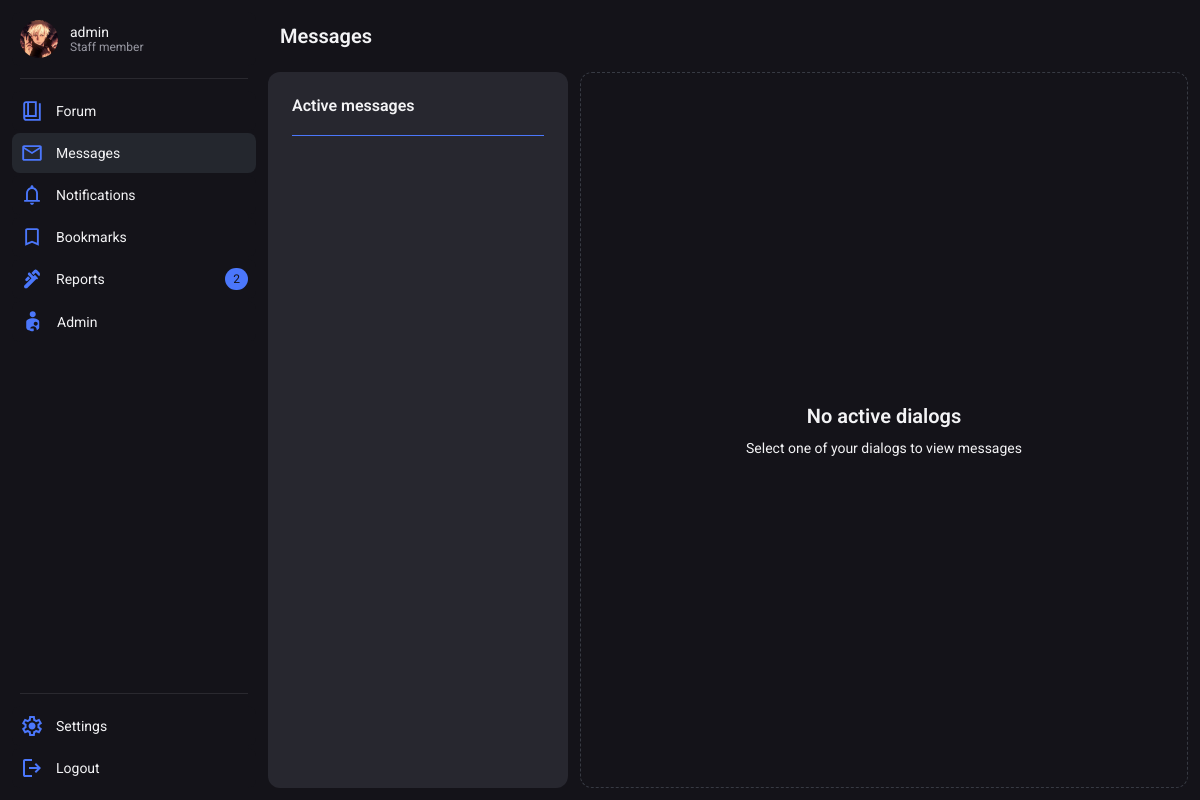
Before: /message/ (signed in) with the older database file.
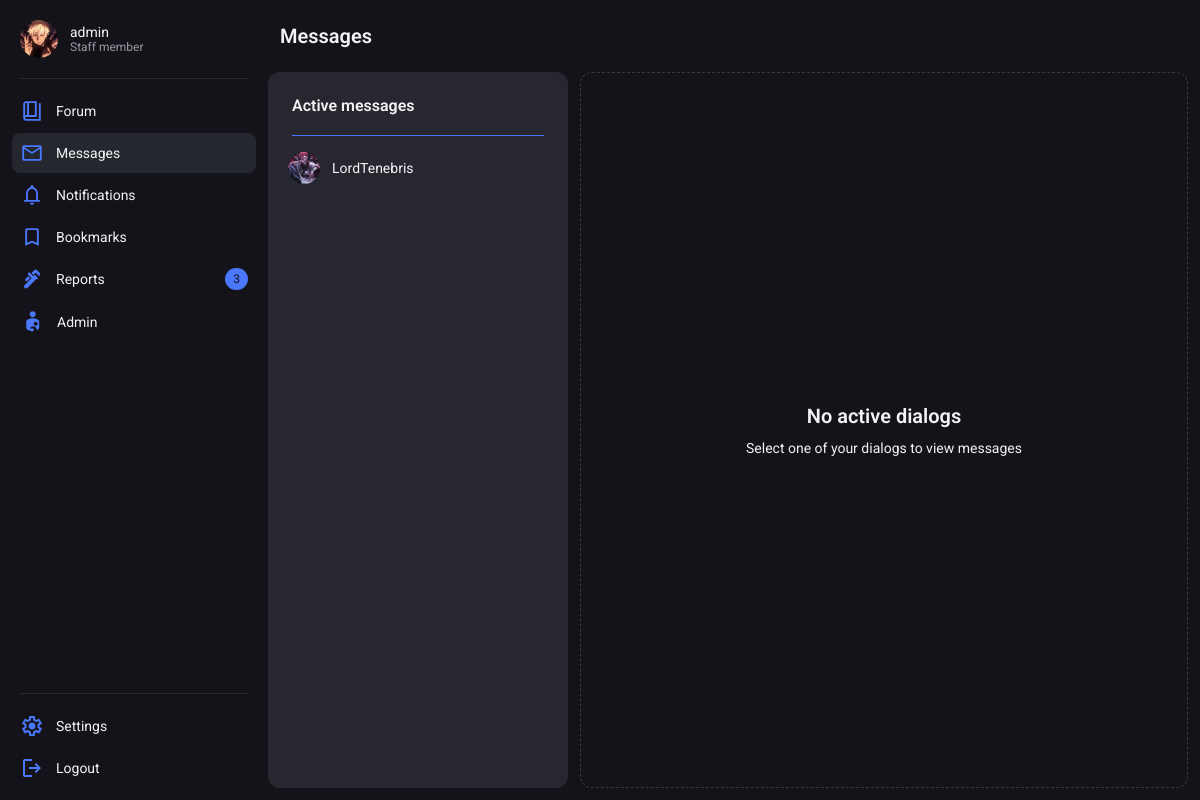
After: the same page with the newer database file.
### profile_messages/models.py (models this page shows, shortened)
class Dialog(models.Model):
    user_1 = models.ForeignKey(User, on_delete=models.CASCADE, related_name="dialog_user_1")
    user_2 = models.ForeignKey(User, on_delete=models.CASCADE, related_name="dialog_user_2")

### users/models.py (models this page shows, shortened)
class Profile(models.Model):
    user = models.OneToOneField(User, on_delete=models.CASCADE)
    title = models.CharField(max_length=100, null=True, blank=True, default="Member")
    info = models.CharField(max_length=200, null=True, blank=True)
    profile_picture = models.CharField(max_length=225, null=True, blank=True, default="default.svg")
    warnings = models.SmallIntegerField(default=0)
    active_notifications = models.IntegerField(default=0)
    is_banned = models.BooleanField(default=False)
    banned_by = models.ForeignKey(User, related_name='banned_by', null=True, blank=True, on_delete=models.SET_NULL)
    ban_reason = models.TextField(null=True, blank=True)
    ban_time = models.DateTimeField(null=True, blank=True)

### profile_messages/views.py (the view)
# urls.py: path('', messages_main, name="messages_main"),
@login_required
def messages_main(request):
    user = request.user
    context = {}
    dialogs = Dialog.objects.filter(
        Q(user_1=user) |
        Q(user_2=user)
    ).annotate(latest_msg=Max('private_message__id')).order_by('-latest_msg')
    context["dialogs"] = dialogs
    return render(request, 'messages.html', context)

### users/chat_processor.py (called while the page is built, shortened)
def profile_processor(request):
    chat_data = {}
    return chat_data

### profile_messages/templates/messages.html (shortened to what the changed rows need)
{% extends 'base.html' %}
{% block style %}
    {% load static %}
    <link rel="stylesheet" href="{% static 'messages.css' %}">
    <link rel="stylesheet" href="{% static 'profile.css' %}">
    <link rel="stylesheet" href="{% static 'bookmarks.css' %}">
{% endblock %}
{% block header %}
    <header class="">
        <h2 class="title">Messages</h2>
    </header>
{% endblock %}
{% block content %}
    <div class="wrapper mainMessageView">
        <div class="container avalibleMessagesContainer">
            <div class="cardHeader">
                <h2 class="cardTitle">Active messages</h2>
            </div>
            {% for dialog in dialogs %}
                {% if dialog.user_1 == request.user %}
                    <a class="wrapper avalibleMessageCard" href="{% url 'messages_dialog' dialog.user_2.id %}">
                        {% if request.user == dialog.user_1 %}
                            <img class="avalibleMessageCardProfilePicture" src="{{ media_url }}{{dialog.user_2.profile.profile_picture}}" alt="">
                            <span class="text">{{dialog.user_2}}</span>
                            {% else %}
                            <img class="avalibleMessageCardProfilePicture" src="{{ media_url }}{{dialog.user_1.profile.profile_picture}}" alt="">
                            <span class="text">{{dialog.user_1}}</span>
                        {% endif %}
                    </a>
                    {% else %}
                    <a class="wrapper avalibleMessageCard" href="{% url 'messages_dialog' dialog.user_1.id %}">
                        {% if request.user == dialog.user_1 %}
                            <img class="avalibleMessageCardProfilePicture" src="{{ media_url }}{{dialog.user_2.profile.profile_picture}}" alt="">
                            <span class="text">{{dialog.user_2}}</span>
                            {% else %}
                            <img class="avalibleMessageCardProfilePicture" src="{{ media_url }}{{dialog.user_1.profile.profile_picture}}" alt="">
                            <span class="text">{{dialog.user_1}}</span>
                        {% endif %}
                    </a>
                    {% endif %}
            {% endfor %}
        </div>
        {% if current_dialog %}
            <div class="container messageView">
                <div class="container messageLoop">
                    {% if messages %}
                        {% for msg in messages %}
                            {% if msg.sender == request.user %}
                                <div class="container messageContainer senderMessageContainer">
                                    <div class="wrapper messageMetaContainer senderMessageMetaContainer">
                                        <p class="meta">{{ msg.time_created|date:"d/m/Y - H:i" }}</p>
                                    </div>
                                    <p class="message senderMessage">{{ msg.content }}</p>
                                </div>
                            {% else %}
                                <div class="container messageContainer receiverMessageContainer">
                                    <div class="wrapper messageMetaContainer">
                                        <p class="meta">{{ msg.time_created|date:"d/m/Y - H:i" }}</p>
                                    </div>
                                    <p class="message receiverMessage">{{ msg.content }}</p>
                                </div>
                            {% endif %}
                        {% endfor %}
                    {% else %}
                    <div class="container NoContentBanner">
                        <h2 class="title">No chat history</h2>
                        <p class="text">Start new conversation with {{ account.username }}</p>
                    </div>
                    {% endif %}
                </div>
                {% if account.preference.private_messages == 0 or perms.private_messages.add_private_message %}
                <form class="wrapper chatForm" action="{% url 'send_private_message' account.id %}" method="post" id="message_form">
                {% csrf_token %}
                <input placeholder="Write a message" class="chatInput" type="text" name="content" id="msg">
                <button class="wrapper chatBtn" type="submit">
                    <img src="{% static 'assets/icon_send.svg' %}" alt="">
                </button>
                {% endif %}
            </form>
            </div>
            {% else %}
            <div class="container NoContentBanner">
                <h2 class="title">No active dialogs</h2>
            </div>
        {% endif %}
    </div>
{% endblock %}

### base/templates/base.html (shortened to what this page needs)
<!DOCTYPE html>
<html lang="en">
<head>
    {% load static %}
    {% if request.user.is_authenticated %}
        <link rel="stylesheet" href="{% static 'themes/theme_' %}{{request.user.preference.color_theme}}.css">
    {% else %}
        <link rel="stylesheet" href="{% static 'themes/theme_0.css' %}">
    {% endif %}
    <link rel="stylesheet" href="{% static 'style.css' %}">
    {% block style %}{% endblock %}
</head>
<body>
    <nav>
        {% if request.user.is_authenticated %}
            <div class="container navBtnContainer" id="navConProfile">
                <a class="wrapper navBtn" href="{% url 'profile_view' request.user.id %}">
                    {%  if avatar_path %}
                        <img class="navBtnAvatar" src="{{ avatar_path }}" alt="">
                    {% else %}
                        <img src="{% static 'assets/missing_avatar.svg' %}" alt="">
                    {% endif %}
                    <div class="container">
                        <span class="text">{{ request.user.username }}</span>
                        <span class="meta">{{request.user.profile.title}}</span>
                    </div>
                </a>
            </div>
            <div class="navLine"></div>
            <div class="container navBtnContainer" id="navConMain">
                <a class="wrapper navBtn {% if current_tab == 'forum' %}focus{% endif %}" href="{% url 'forum_main' %}">
                    <span class="text">Forum</span>
                </a>
                <a class="wrapper navBtn space {% if current_tab == 'message' %}focus{% endif %}" href="{% url 'messages_main' %}">
                    <div class="wrapper navBtnMainContainer">
                        <span class="text">Messages</span>
                    </div>
                </a>
                <a class="wrapper navBtn space {% if current_tab == 'notifications' %}focus{% endif %}" href="{% url 'notifications' %}">
                    <div class="wrapper navBtnMainContainer">
                        <span class="text">Notifications</span>
                    </div>
                </a>
                <a class="wrapper navBtn {% if current_tab == 'bookmarks' %}focus{% endif %}" href="{% url 'bookmarks_main' %}">
                    <span class="text">Bookmarks</span>
                </a>
                {% if perms.moderation.view_reports %}
                <a class="wrapper navBtn space {% if current_tab == 'moderation' %}focus{% endif %}" href="{% url 'moderation_main' %}">
                    <div class="wrapper navBtnMainContainer">
                        <span class="text">Reports</span>
                    </div>
                    {% if reports_amount > 0 %}
                        {% if assigned_reports > 0 %}
                            <p class="navNotificationBadge">{{assigned_reports}}/{{reports_amount}}</p>
                        {% else %}
                            <p class="navNotificationBadge">{{reports_amount}}</p>
                        {% endif %}
                    {% endif %}
                </a>
                {% endif %}
                {% if request.user.is_staff %}
                <a class="wrapper navBtn" href="{% url 'admin:index' %}">
                    <span class="text">Admin</span>
                </a>
                {% endif %}
            </div>
            <div class="navLine"></div>
            <div class="container navBtnContainer" id="navConOptions">
                <a class="wrapper navBtn" href="{% url 'profile_edit' request.user.id %}">
                    <span class="text">Settings</span>
                </a>
                <a class="wrapper navBtn" href="{% url 'logout_user' %}">
                    <span class="text">Logout</span>
                </a>
            </div>
        {% endif %}
    </nav>
    <div class="main">
        {% block header %}{% endblock %}
        {% block content %}{% endblock %}
    </div>
</body>
</html>

Changed rows visible on the page:
added Dialog: user_1.profile.profile_picture (picture), user_1 "LordTenebris"
Other visible differences:
{{ reports_amount }}: "2" → "3"
